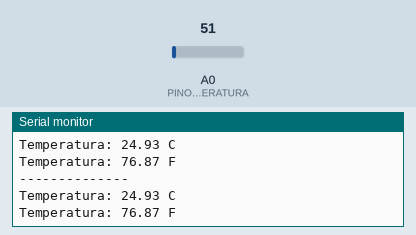
Bench run of a sketch on a simulated Arduino Uno, built with avr-gcc and run on an emulated ATmega328P. Parts: the last lines printed to the serial monitor. Inputs (shaded band) come from the test bench; at power-on: A0 (PINO_SENSOR_TEMPERATURA) = 51.

Above: at 2.8 s.
2.9 s: A0 (PINO_SENSOR_TEMPERATURA) set to 61
At 4.7 s:
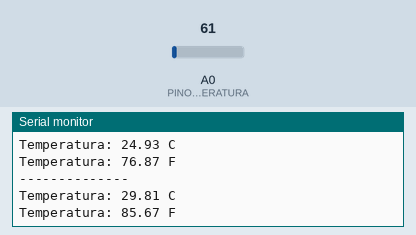
5.6 s: A0 (PINO_SENSOR_TEMPERATURA) set to 71
At 7.5 s:
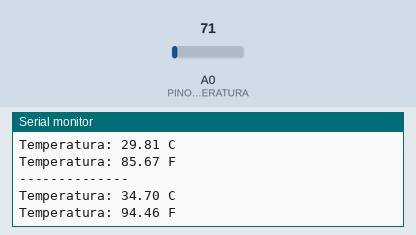
Timing chart, 0 to 9.0 s (numbered marks = the images above; inputs shaded):
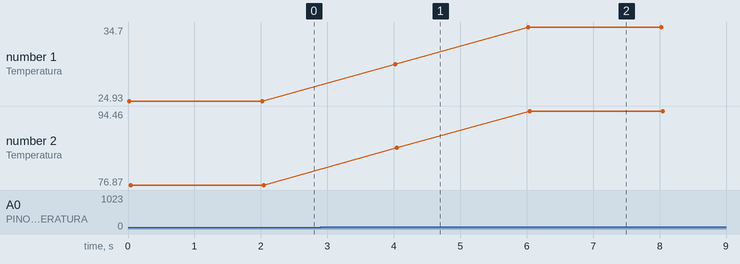

The sketch:

codigo_arduino.ino
```cpp
const int PINO_SENSOR_TEMPERATURA = A0;
float temperaturaCelsius;
float temperaturaFahrenheit;

void setup() {
  Serial.begin(9600);
}

void loop() {
  int valorLeitura = analogRead(PINO_SENSOR_TEMPERATURA);
  temperaturaCelsius = (valorLeitura * 5.0 / 1023.0) / 0.01;
  temperaturaFahrenheit = (temperaturaCelsius * 1.8) + 32;

  Serial.println("--------------");
  Serial.print("Temperatura: ");
  Serial.print(temperaturaCelsius);
  Serial.println(" C");

  Serial.print("Temperatura: ");
  Serial.print(temperaturaFahrenheit);
  Serial.println(" F");

  delay(2000);
}
```

Measured:
- after the input at 2.9 s, the serial monitor: prints a new line after 1.1 s (image 1)
- after the input at 5.6 s, the serial monitor: prints a new line after 0.42 s (image 2)
- plotted number 1: 24.93 → 29.81 after the input at 2.9 s, 29.81 → 34.7 after the input at 5.6 s
- plotted number 2: 76.87 → 85.67 after the input at 2.9 s, 85.67 → 94.46 after the input at 5.6 s
